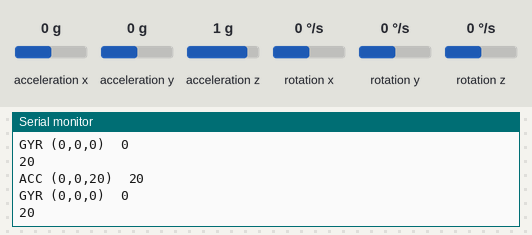
A sketch run on a simulated Arduino Nano, built with avr-gcc and run on an emulated ATmega328P. Parts: the last lines printed to the serial monitor. Inputs (shaded band) come from the test bench; at power-on: acceleration x 0 g, acceleration y 0 g, acceleration z 1 g, rotation x 0 °/s, rotation y 0 °/s, rotation z 0 °/s. Random numbers use the default seed unless the sketch sets one; EEPROM starts erased; the audio player accepts every command and is not drawn.

Above: at 5.2 s.
5.3 s: acceleration x set to -1.4 g
At 5.97 s:
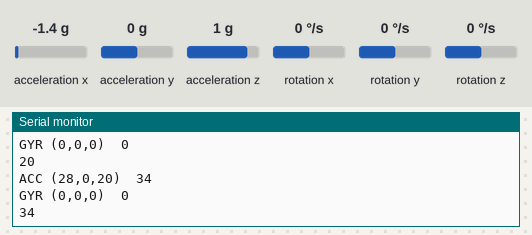
7.7 s: acceleration y set to -1.4 g
At 8.55 s:
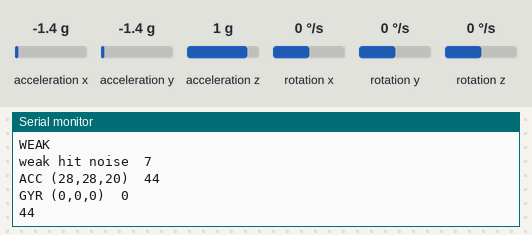
10.3 s: acceleration z set to -1.4 g
At 11.13 s:
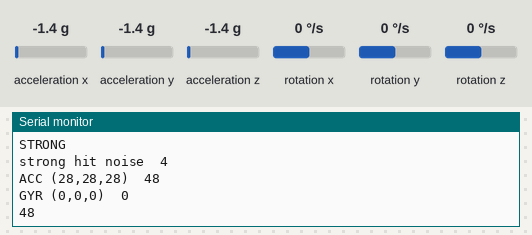
11.8 s: rotation x set to -192 °/s
At 12.43 s:
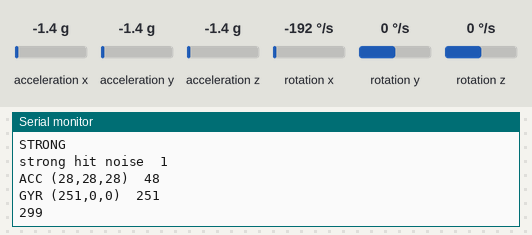
13.3 s: rotation y set to -192 °/s
At 13.72 s:
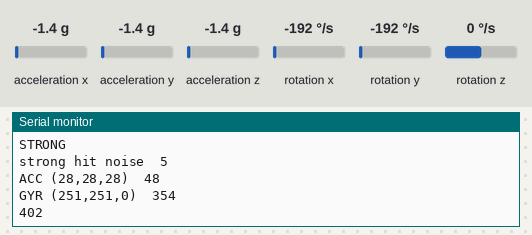
Timing chart, 0 to 15.8 s (numbered marks = the images above; inputs shaded):
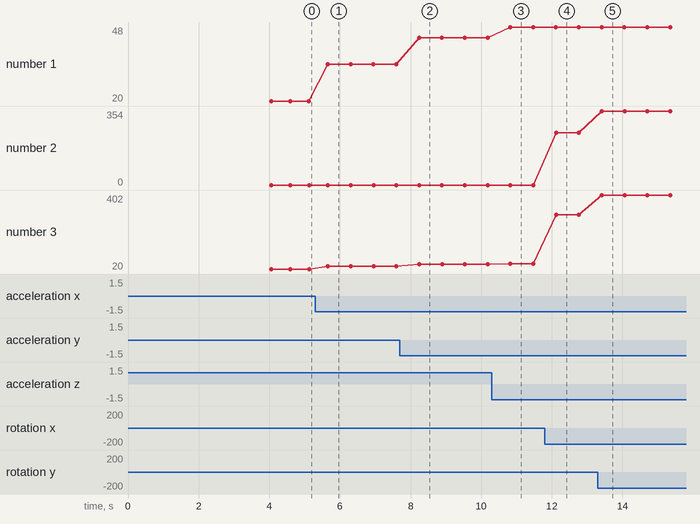

The sketch:

gyro2test.ino
```cpp
#include <EEPROM.h>
#include <DFPlayerMini_Fast.h>
#include "MPU6050.h"
#include "SoftwareSerial.h"
#include <Adafruit_NeoPixel.h>
#include "Arduino.h"


int16_t ax, ay, az;
int16_t gx, gy, gz;
long ACC, GYR, COMPL;
boolean SWING_ALLOW = true;
unsigned long LAST_SWING_TIME, SWING_TIMER;
boolean idle = false, swinging = false, crashing = false;
int randHum;
int currentColor = 1;
uint32_t bladeColor;
int bladeRed = 65, bladeBlue = 181, bladeGreen = 175;

#define NUM_LEDS 131        // number of microcircuits WS2811 on LED strip (note: one WS2811 controls 3 LEDs!)
#define BTN_TIMEOUT 800     // button hold delay, ms
#define BRIGHTNESS 255      // max LED brightness (0 - 255)

#define SWING_TIMEOUT 500   // timeout between swings

#define SWING_L_THR 150     // swing angle speed threshold
#define SWING_THR 300       // fast swing angle speed threshold

#define STRIKE_THR 27      // hit acceleration threshold
#define STRIKE_S_THR 40    // hard hit acceleration threshold

#define FLASH_DELAY 80      // flash time while hit
#define PULSE_ALLOW 1       // blade pulsation (1 - allow, 0 - disallow)
#define PULSE_AMPL 20       // pulse amplitude
#define PULSE_DELAY 30      // delay between pulses

#define bladePin 6          // Where to connect the blades on the arduino
#define buttonPin 2         // where to connect the button on the arduino
#define voltagePin A6
#define N_LEDS 131

bool isBladeOn = true;

// Create instance
MPU6050 accelgyro;
DFPlayerMini_Fast mp3_play;
SoftwareSerial mySoftwareSerial(10, 11); // RX, TX
Adafruit_NeoPixel strip = Adafruit_NeoPixel(N_LEDS, bladePin, NEO_GRB + NEO_KHZ800);

const uint8_t PROGMEM gamma8[] = {
  0,  0,  0,  0,  0,  0,  0,  0,  0,  0,  0,  0,  0,  0,  0,  0,
  0,  0,  0,  0,  0,  0,  0,  0,  0,  0,  0,  0,  1,  1,  1,  1,
  1,  1,  1,  1,  1,  1,  1,  1,  1,  2,  2,  2,  2,  2,  2,  2,
  2,  3,  3,  3,  3,  3,  3,  3,  4,  4,  4,  4,  4,  5,  5,  5,
  5,  6,  6,  6,  6,  7,  7,  7,  7,  8,  8,  8,  9,  9,  9, 10,
  10, 10, 11, 11, 11, 12, 12, 13, 13, 13, 14, 14, 15, 15, 16, 16,
  17, 17, 18, 18, 19, 19, 20, 20, 21, 21, 22, 22, 23, 24, 24, 25,
  25, 26, 27, 27, 28, 29, 29, 30, 31, 32, 32, 33, 34, 35, 35, 36,
  37, 38, 39, 39, 40, 41, 42, 43, 44, 45, 46, 47, 48, 49, 50, 50,
  51, 52, 54, 55, 56, 57, 58, 59, 60, 61, 62, 63, 64, 66, 67, 68,
  69, 70, 72, 73, 74, 75, 77, 78, 79, 81, 82, 83, 85, 86, 87, 89,
  90, 92, 93, 95, 96, 98, 99, 101, 102, 104, 105, 107, 109, 110, 112, 114,
  115, 117, 119, 120, 122, 124, 126, 127, 129, 131, 133, 135, 137, 138, 140, 142,
  144, 146, 148, 150, 152, 154, 156, 158, 160, 162, 164, 167, 169, 171, 173, 175,
  177, 180, 182, 184, 186, 189, 191, 193, 196, 198, 200, 203, 205, 208, 210, 213,
  215, 218, 220, 223, 225, 228, 231, 233, 236, 239, 241, 244, 247, 249, 252, 255
};


void setup() {

  // Start console
  Serial.begin(115200);
  gyroSetup();
  mp3Setup();
  if ((EEPROM.read(0) >= 1) && (EEPROM.read(0) <= 11)) {
    currentColor = EEPROM.read(0);
  } else {
    EEPROM.write(0, 1);
    currentColor = 1;
  }
  //  neopixelSetup();
  Serial.print("Blade Color: ");
  Serial.println(EEPROM.read(0));
  delay(500);
  playSound("onsaber");
  delay(3000);
  randHum = random(1, 36);
  changeColor(currentColor + 1);
}

void neopixelSetup() {
  strip.begin();
  bladeColor = strip.Color(pgm_read_byte(&gamma8[bladeRed]), pgm_read_byte(&gamma8[bladeGreen]), pgm_read_byte(&gamma8[bladeBlue]));


}

void gyroSetup() {
  // Initial calibration of gyro
  Serial.println("MPU6050 Gyro");
  accelgyro.initialize();
  accelgyro.setFullScaleAccelRange(MPU6050_ACCEL_FS_16);
  accelgyro.setFullScaleGyroRange(MPU6050_GYRO_FS_250);
  Serial.println("MPU6050 Gyro Initialized");

}

void mp3Setup() {
  Serial.println(F("DFRobot DFPlayer Mini Setup"));
  mySoftwareSerial.begin(9600);
  Serial.println(F("Initializing DFPlayer ... (May take 3~5 seconds)"));

  if (!mp3_play.begin(mySoftwareSerial)) {  //Use softwareSerial to communicate with mp3.
    Serial.println(F("Unable to begin:"));
    Serial.println(F("1.Please recheck the connection!"));
    Serial.println(F("2.Please insert the SD card!"));
    while (true);
  }
  Serial.println(F("DFPlayer Mini online."));

  mp3_play.volume(30);  //Set volume value. From 0 to 30
}

void playSound(String soundType) {
  int randSound = 0;
  switch (soundType[0]) {
    case 'f': //fast swing
      randSound = random(1, 12);
      Serial.print("fast swing noise  ");
      Serial.println(randSound);
      mp3_play.playFolder(4, randSound);
      //      delay()
      break;
    case 'l': //sLow swing
      randSound = random(1, 11);
      Serial.print("slow swing noise  ");
      Serial.println(randSound);
      mp3_play.playFolder(3, randSound);
      break;
    case 's': //strong hit
      randSound = random(1, 9);
      Serial.print("strong hit noise  ");
      Serial.println(randSound);
      mp3_play.playFolder(1, randSound);
      break;
    case 'w': //weak hit
      randSound = random(1, 8);
      Serial.print("weak hit noise  ");
      Serial.println(randSound);
      mp3_play.playFolder(2, randSound);
      break;
    case 'i': //ignite
      randSound = random(1, 85);
      Serial.print("ignite noise  ");
      Serial.println(randSound);
      mp3_play.playFolder(6, randSound);
      break;
    case 'e': //extinguish
      randSound = random(1, 19);
      Serial.print("extinguish noise  ");
      Serial.println(randSound);
      mp3_play.playFolder(7, randSound);
      break;
    case 'o': //on
      Serial.println("saber on noise");
      mp3_play.play(1);
      break;
    case 'p': //power off
      Serial.println("saber off noise");
      mp3_play.play(3);
      break;
    case 'h': //hum
      Serial.print("hum noise  ");
      Serial.println(randHum);
      mp3_play.playFolder(5, randHum);
      break;
defualt:
      Serial.print("hum noise  ");
      Serial.println(randHum);
      mp3_play.playFolder(5, randHum);
      break;
  }
}

void loop() {
  //  if (isBladeOn) {
  //    randomBladePulse();
  getCompl();
  //    checkButton();
  checkStrike();
  checkSwing();
  //    checkBattery();
  //      playSound("default");
  //  }
  //  checkButtonActivate();
  //  testAudio();
  //  playSound("poweroff");
  //  delay(1000);
  swinging = false;
  crashing = false;
  idle = true;
  if (mp3_play.isPlaying() == false) mp3_play.playFolder(5, randHum);

}
//
//void loopHum() {
//  Serial.print("hum noise  ");
//      Serial.println(randHum);
//      mp3_play.loop(mp3_play.playFolder(5, randHum));
//}

void testAudio() {
  playSound("on");
  delay(3000);
  playSound("ignite");
  delay(1000);
  playSound("hum");
  delay(1000);
  playSound("fast swing");
  delay(1000);
  playSound("hum");
  delay(1000);
  playSound("lslow swing");
  delay(1000);
  playSound("hum");
  delay(1000);
  playSound("weak hit");
  delay(1000);
  playSound("hum");
  delay(1000);
  playSound("strong hit");
  delay(1000);
  playSound("hum");
  delay(1000);
  playSound("extinguish");
  delay(1000);
  randHum = random(1, 7);
  playSound("poweroff");
  delay(3000);
}

void testBlade() {}

void changeColor(int NewColorNumber) {
  if (NewColorNumber == 11 || NewColorNumber == 0) {
    currentColor = 1;
  } else {
    currentColor = NewColorNumber;
  }
  switch (currentColor) {
    case 1: //TEAL
      bladeRed = 65;
      bladeGreen = 181;
      bladeBlue = 175;
      break;
    case 2: //BLUE
      bladeRed = 0;
      bladeGreen = 0;
      bladeBlue = 255;
      break;
    case 3: //GREEN
      bladeRed = 6;
      bladeGreen = 150;
      bladeBlue = 6;
      break;
    case 4: //RED
      bladeRed = 255;
      bladeGreen = 0;
      bladeBlue = 0;
      break;
    case 5: //ORANGE
      bladeRed = 255;
      bladeGreen = 128;
      bladeBlue = 0;
      break;
    case 6: //PURPLE
      bladeRed = 75;
      bladeGreen = 0;
      bladeBlue = 130;
      break;
    case 7: //YELLOW/GOLD
      bladeRed = 254;
      bladeGreen = 221;
      bladeBlue = 0;
      break;
    case 8: //MAGENTA
      bladeRed = 255;
      bladeGreen = 50;
      bladeBlue = 255;
      break;
    case 9: //INDIGO
      bladeRed = 38;
      bladeGreen = 37;
      bladeBlue = 230;
      break;
    case 10: //WHITE
      bladeRed = 255;
      bladeGreen = 255;
      bladeBlue = 255;
      break;
    default: //TEAL
      bladeRed = 65;
      bladeGreen = 181;
      bladeBlue = 175;
      break;
  }
  EEPROM.write(0, currentColor);
  Serial.print("Blade Color changed: ");
  Serial.println(currentColor);
}


void checkButtonActivate() {
  //check if the button is pressed to turn blade on
}

void checkSwing() {
  if (GYR > SWING_L_THR && (millis() - LAST_SWING_TIME > 500) && !swinging && !crashing) {
    LAST_SWING_TIME = millis();
    Serial.print("SWING  ");
    swinging = true;
    idle=false;
    if (GYR >= SWING_THR) {
      Serial.println("FAST");
      playSound("fast swing");
      delay(500);
    } else {
      Serial.println("SLOW");
      playSound("lslow swing");
      delay(500);
    }
  }
}

void checkButton() {
  //if button is pressed once, set isBladeOn to false
  //  playSound("extinguish");
  //if button is held, change color
  //  changeColor(currentColor+1);
}

void checkStrike() {
  if (ACC > STRIKE_THR && !crashing) {
    swinging=false;
    crashing=true;
    idle=false;
    Serial.print("STRIKE  ");
    hit_flash();
    if (ACC >= STRIKE_S_THR) {
      Serial.println("STRONG");
      playSound("strong hit");
    } else {
      Serial.println("WEAK");
      playSound("weak hit");
    }
  }
}

void hit_flash() {
  Serial.println("FLASH!");
//  setAll(255, 255, 255);
  delay(FLASH_DELAY);
//  setAll(red, blue, green);
}

void checkBattery() {

}

void randomBladePulse() {

}

void getCompl() {
  accelgyro.getMotion6(&ax, &ay, &az, &gx, &gy, &gz);

  //-- Scaled and calibrated output:
  // Accel
  long accelX = abs(ax / 100);
  long accelY = abs(ay / 100);
  long accelZ = abs(az / 100);
  // Gyro
  long gyroX = abs(gx / 100);
  long gyroY = abs(gy / 100);
  long gyroZ = abs(gz / 100);
  // Vector Sum
  ACC = sqrt(sq((long)accelX) + sq((long)accelY) + sq((long)accelZ));
  GYR = sqrt(sq((long)gyroX) + sq((long)gyroY) + sq((long)gyroZ));
  COMPL = ACC + GYR;

  //--Display Values
  Serial.print("ACC (");
  Serial.print(accelX);
  Serial.print(",");
  Serial.print(accelY);
  Serial.print(",");
  Serial.print(accelZ);
  Serial.print(")  ");
  Serial.println(ACC);
  Serial.print("GYR (");
  Serial.print(gyroX);
  Serial.print(",");
  Serial.print(gyroY);
  Serial.print(",");
  Serial.print(gyroZ);
  Serial.print(")  ");
  Serial.println(GYR);
  Serial.println(COMPL);
  delay(500);
}
```

Measured:
- after the input at 5.3 s, the serial monitor: prints a new line after 0.36 s (image 1)
- after the input at 7.7 s, the serial monitor: prints a new line after 0.54 s (image 2)
- after the input at 10.3 s, the serial monitor: prints a new line after 0.53 s (image 3)
- after the input at 11.8 s, the serial monitor: prints a new line after 0.32 s (image 4)
- after the input at 13.3 s, the serial monitor: prints a new line after 0.11 s (image 5)
- plotted number 1: 20 → 34 after the input at 5.3 s, 34 → 44 after the input at 7.7 s, 44 → 48 after the input at 10.3 s
- plotted number 2: 0 → 251 after the input at 11.8 s, 251 → 354 after the input at 13.3 s
- plotted number 3: 20 → 34 after the input at 5.3 s, 34 → 44 after the input at 7.7 s, 44 → 48 after the input at 10.3 s, 48 → 299 after the input at 11.8 s, 299 → 402 after the input at 13.3 s
